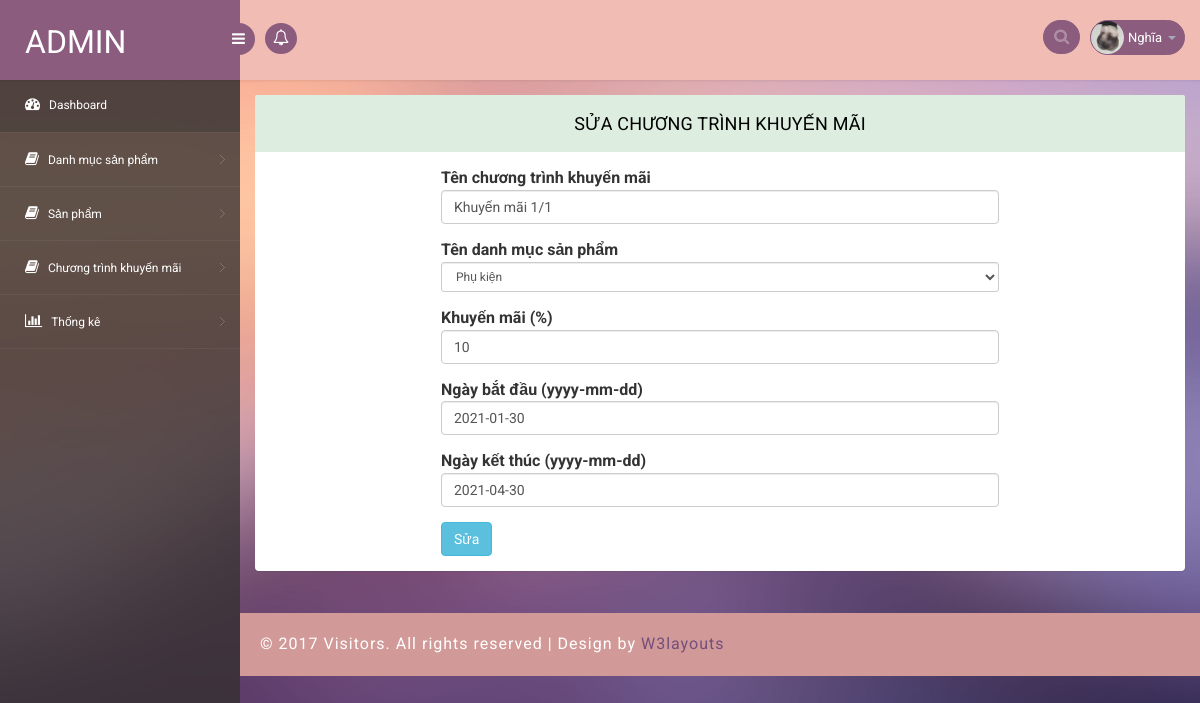
The app's page /admin/edit-sale.php?saleId=7 (signed in) with its own data.
### tables this page shows
CREATE TABLE `tbl_sale` (
  `saleId` int(11) NOT NULL,
  `saleName` varchar(255) NOT NULL,
  `cateId` int(11) NOT NULL,
  `sale` float NOT NULL,
  `dateStart` date NOT NULL,
  `dateEnd` date NOT NULL
);

### lib/database.php (called while the page is built, shortened)
<?php
Class Database{
   public $host   = DB_HOST;
   public $user   = DB_USER;
   public $pass   = DB_PASS;
   public $dbname = DB_NAME;
   public $link;
private function connectDB(){
   $this->link = new mysqli($this->host, $this->user, $this->pass,
    $this->dbname);
 }
public function select($query){
  $result = $this->link->query($query) or
   die($this->link->error.__LINE__);
  if($result->num_rows > 0){
    return $result;
  } else {
    return false;
  }
 }
}

### classes/sale.php (called while the page is built, shortened)
<?php
$filepath = realpath(dirname(__FILE__));
	include_once ($filepath.'/../lib/database.php');
?>
<?php
class sale
{
	private $db;
	function __construct()
	{
		$this->db =new Database();
	}
	public function getSaleById($id){
			$query="SELECT * FROM tbl_sale WHERE saleId='$id'";
			$result=$this->db->select($query);
			return $result;
		}
	}
?>

### classes/category.php (called while the page is built, shortened)
<?php
$filepath = realpath(dirname(__FILE__));
	include_once ($filepath.'/../lib/database.php');
?>
<?php
class category
{
	private $db;
	function __construct()
	{
		$this->db =new Database();
	}
		public function show_category(){
			$query="SELECT * FROM tbl_category order by cateId desc";
			$result=$this->db->select($query);
			return $result;
		}
	}
?>

### admin/edit-sale.php (the view, shortened to what this page needs)
<?php
        include "include/header.php";?>
<?php
        include "include/menu.php";?>
 <?php
	$sale = new sale();
?>
<section id="main-content">
	<section class="wrapper">
<div class="row">
            <div class="col-lg-12">
                    <section class="panel">
                        <header class="panel-heading">
                           Sửa chương trình khuyến mãi
                        </header>
                        <div class="panel-body">
                            <div class="position-center">
                                <form role="form" action="" method="post">
                                    <?php
                                        $getsale=$sale->getSaleById($_GET['saleId']);
                                        if($getsale){
                                            $result=$getsale->fetch_assoc();
                                    ?>
                                <div class="form-group">
                                    <label for="exampleInputEmail1">Tên chương trình khuyến mãi </label>
                                    <input type="text"  class="form-control"  name="saleName"  id="slug" placeholder="thương hiệu" value="<?php echo $result['saleName']?>" >
                                </div>
                               <div class="form-group">
                                    <label for="exampleInputPassword1">Tên danh mục sản phẩm</label>
                                      <select name="cateId" class="form-control input-sm m-bot15">
                                            <?php
                                                $cate=new category();
                                                $cateList=$cate->show_category();
                                                if($cateList){
                                                    while ( $result1=$cateList->fetch_assoc() ) {
                                                        if( $result['cateId'] == $result1['cateId']){
                                            ?>
                                            <option selected value="<?php echo $result1['cateId'] ?>"><?php echo $result1['cateName'] ?></option>
                                        <?php
                                    }
                                        else{
                                        ?>
                                        <option  value="<?php echo $result1['cateId'] ?>"><?php echo $result1['cateName'] ?></option>
                                        <?php
                                    }
                                }
                            }
                                            ?>
                                    </select>
                                </div>
                                <div class="form-group">
                                    <label for="exampleInputPassword1">Khuyến mãi (%)</label>
                                    <input type="text"  class="form-control"  name="sale"  id="slug" placeholder="thương hiệu" value="<?php echo$result['sale']  ?>"  >
                                </div>
                                <div class="form-group">
                                    <label for="exampleInputPassword1">Ngày bắt đầu (yyyy-mm-dd)</label>
                                     <input type="text"  class="form-control"  name="dateStart"  id="slug" placeholder="thương hiệu" value="<?php echo $result['dateStart']  ?>"  >
                                </div>
                                <div class="form-group">
                                    <label for="exampleInputPassword1">Ngày kết thúc (yyyy-mm-dd)</label>
                                     <input type="text"  class="form-control"  name="dateEnd"  id="slug" placeholder="thương hiệu" value="<?php echo $result['dateEnd'] ?>"  >
                                </div>
                                <button type="submit" name="submit" class="btn btn-info">Sửa </button>
                                </form>
                            </div>
                            <?php
                        }
                            ?>
                        </div>
                    </section>
            </div>
 </div>
</section>
</section>
<?php
        include "include/footer.php";?>

### admin/css/style.css (style rules this page uses)
html, body { font-family: 'Roboto', sans-serif; font-size: 100%; overflow-x: hidden; background: url(../images/bg.jpg) no-repeat 0px 0px; background-size:cover; }
ul,label { margin:0; padding:0; }
#main-content { margin-left:240px; -webkit-transition:all .3s ease-in-out; -moz-transition:all .3s ease-in-out; -o-transition:all .3s ease-in-out; transition:all .3s ease-in-out; }
.wrapper { display:inline-block; margin-top:80px; padding:15px; width:100%; }
.position-center { width:62%; margin: 0 auto; }
.panel-heading { position: relative; height: 57px; line-height: 57px; letter-spacing: 0.2px; color: #000; font-size: 18px; font-weight: 400; padding: 0 16px; background:#ddede0; border-top-right-radius: 2px; border-top-left-radius: 2px; text-transform: uppercase; text-align: center; }
.panel { border: none ! important; }
select.input-sm { height: 30px; line-height: 30px; }

### records on screen
tbl_sale: saleName "Khuyến mãi 1/1", sale "10", dateStart "2021-01-30", dateEnd "2021-04-30"

### other values on screen
Session::get('adminName') "Nghĩa"
form field cateId "Phụ kiện"
